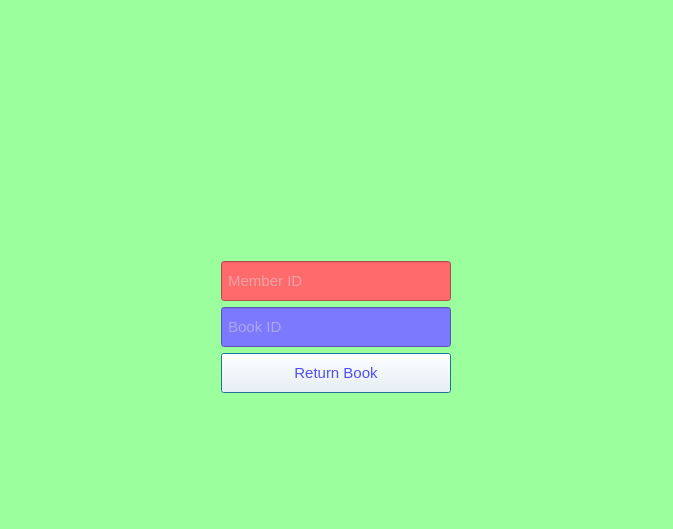
<?xml version="1.0" encoding="UTF-8"?>
<ui version="4.0">
 <class>Window_ReturnBook</class>
 <widget class="QDialog" name="Window_ReturnBook">
  <property name="geometry">
   <rect>
    <x>0</x>
    <y>0</y>
    <width>673</width>
    <height>529</height>
   </rect>
  </property>
  <property name="windowTitle">
   <string>Dialog</string>
  </property>
  <property name="styleSheet">
   <string notr="true">background-color: rgb(155, 255, 158);</string>
  </property>
  <layout class="QVBoxLayout" name="verticalLayout">
   <item>
    <layout class="QGridLayout" name="gridLayout">
     <item row="5" column="1">
      <widget class="QLabel" name="label_2">
       <property name="text">
        <string/>
       </property>
      </widget>
     </item>
     <item row="2" column="1">
      <widget class="QLineEdit" name="lineEdit_MemberId">
       <property name="maximumSize">
        <size>
         <width>230</width>
         <height>40</height>
        </size>
       </property>
       <property name="font">
        <font>
         <family>Microsoft Sans Serif</family>
         <pointsize>11</pointsize>
        </font>
       </property>
       <property name="styleSheet">
        <string notr="true">background-color: rgb(255, 107, 109);
color: rgb(216, 216, 216);</string>
       </property>
       <property name="placeholderText">
        <string> Member ID</string>
       </property>
      </widget>
     </item>
     <item row="1" column="1">
      <widget class="QLabel" name="label">
       <property name="text">
        <string/>
       </property>
       <property name="pixmap">
        <pixmap resource="image.qrc">:/img/img/return2.png</pixmap>
       </property>
      </widget>
     </item>
     <item row="3" column="1">
      <widget class="QLineEdit" name="lineEdit_BookId">
       <property name="maximumSize">
        <size>
         <width>230</width>
         <height>40</height>
        </size>
       </property>
       <property name="font">
        <font>
         <family>Microsoft Sans Serif</family>
         <pointsize>11</pointsize>
        </font>
       </property>
       <property name="styleSheet">
        <string notr="true">background-color: rgb(125, 121, 255);
color: rgb(216, 216, 216);</string>
       </property>
       <property name="placeholderText">
        <string> Book ID     </string>
       </property>
      </widget>
     </item>
     <item row="2" column="0">
      <layout class="QVBoxLayout" name="verticalLayout_2"/>
     </item>
     <item row="4" column="1">
      <widget class="QPushButton" name="pushButton_ReturnBook">
       <property name="maximumSize">
        <size>
         <width>230</width>
         <height>40</height>
        </size>
       </property>
       <property name="font">
        <font>
         <family>Microsoft Sans Serif</family>
         <pointsize>11</pointsize>
        </font>
       </property>
       <property name="styleSheet">
        <string notr="true">background-color: rgba(255, 255, 255,0);
color: rgb(79, 79, 239);</string>
       </property>
       <property name="text">
        <string>Return Book</string>
       </property>
       <property name="icon">
        <iconset resource="image.qrc">
         <normaloff>:/img/img/turns.png</normaloff>:/img/img/turns.png</iconset>
       </property>
       <property name="iconSize">
        <size>
         <width>30</width>
         <height>30</height>
        </size>
       </property>
      </widget>
     </item>
     <item row="2" column="2">
      <layout class="QVBoxLayout" name="verticalLayout_3"/>
     </item>
     <item row="0" column="1">
      <widget class="QLabel" name="label_3">
       <property name="text">
        <string/>
       </property>
      </widget>
     </item>
    </layout>
   </item>
  </layout>
 </widget>
 <resources>
  <include location="image.qrc"/>
 </resources>
 <connections/>
</ui>
